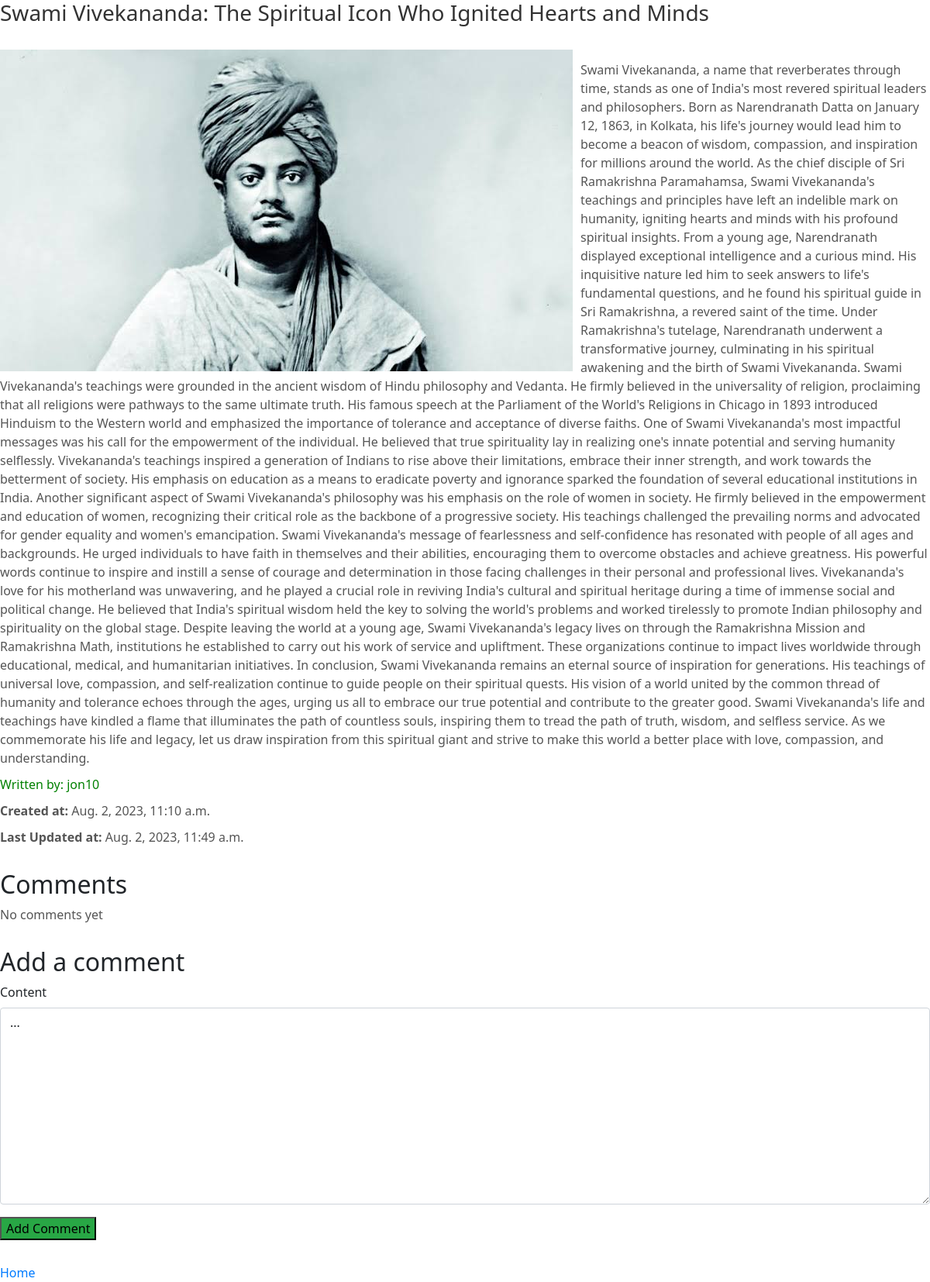
The page /blogs/13/ (signed in) on the database its author committed.
### app/models.py (models this page shows, shortened)
class Blog(models.Model):
    title = models.CharField(max_length=100)
    content = models.TextField()
    owner = models.ForeignKey(settings.AUTH_USER_MODEL, on_delete=models.CASCADE)
    created_at = models.DateTimeField(auto_now_add=True)
    last_updated = models.DateTimeField(auto_now=True)
    image = models.ImageField(upload_to='blog_images/', blank=True, null=True)

class CustomUser(AbstractUser):
    pass

### app/views.py (the view)
# urls.py: path('blogs/<int:pk>/', BlogDetailView.as_view(), name = 'blog_detail'),
class BlogDetailView(LoginRequiredMixin,DetailView):
    model = Blog
    template_name = 'app/blog_detail.html'
    context_object_name = 'blog'
    pk_url_kwarg = 'pk'
    login_url = '/login/'
    def get_context_data(self, **kwargs):
        context = super().get_context_data(**kwargs)
        blog = context['blog']
        context['comments'] = Comment.objects.filter(blog = blog)
        context['comment_form'] = CommentForm()
        return context

### app/forms.py
class CommentForm(forms.ModelForm):
    class Meta:
        model = Comment
        fields = ['content']
    def __init__(self, *args, **kwargs):
        super().__init__(*args, **kwargs)
        self.fields['content'].required = False

### app/templates/app/blog_detail.html (shortened to what this page needs)
{% extends 'app/base.html' %}
{% block content %}
{% load crispy_forms_tags %}
<h1>{{ blog.title }}</h1>
{% if blog.image %}
    <img src="{{ blog.image.url }}" alt="{{ blog.title }}">
{% endif %}
<br>
<p>{{ blog.content }}</p>
<p style="color: green;">Written by: {{ blog.owner.username }}</p>
<p><strong>Created at:</strong> {{ blog.created_at }}</p>
<p><strong>Last Updated at:</strong> {{ blog.last_updated }}</p>
<div class="comment-section">
    <h2>Comments</h2>
    {% for comment in comments %}
        <div class="comment">
            <p class="comment-content">{{ comment.content }}</p>
            <p class="comment-info">
                <strong>{{ comment.user.username }}</strong> - {{ comment.created_at }}
            </p>
            {% if comment.user == request.user %}
                <a href="{% url 'edit_comment' pk=comment.pk %}">Edit</a>
                <form method="post" action="{% url 'delete_comment' pk=comment.pk %}">
                    {% csrf_token %}
                    <button type="submit">Delete</button>
                </form>
            {% endif %}
        </div>
    {% empty %}
        <p>No comments yet</p>
    {% endfor %}
</div>
<div class="add-comment-section">
    <h2>Add a comment</h2>
    <form method="post" enctype="multipart/form-data" action="{% url 'add_comment' pk=blog.pk %}">
        {{ comment_form|crispy }}
        <button type="submit">Add Comment</button>
    </form>
</div>
<div class="home-link">
    <a href="{% url 'blog_list' %}">Home</a>
</div>
{% endblock %}

### app/templates/app/blog_detail.html (style rules this page uses)
h1 { color: #333; font-size: 28px; margin-bottom: 20px; }
img { float: left; margin-right: 10px; margin-top: 10px; margin-bottom: 0; }
p { color: #555; font-size: 16px; margin-bottom: 10px; }
.comment-section { margin-top: 30px; }
.add-comment-section { margin-top: 30px; }
.add-comment-section button { background-color: #28a745; }
.home-link { display: block; margin-top: 30px; }
.home-link a { color: #007bff; text-decoration: none; }

### rows shown on the page
Blog: image (picture), content "Swami Vivekananda, a name that reverberates through time, stands as one of India's most revered spiritual leaders and philosophers. Born as Narendranath Datta on January 12, 1863, in Kolkata, his life's journey would lead him to become a beacon of wisdom, compassion, and inspiration for millions around the world. As the chief disciple of Sri Ramakrishna Paramahamsa, Swami Vivekananda's teachings and principles have left an indelible mark on humanity, igniting hearts and minds with his profound spiritual insights. From a young age, Narendranath displayed exceptional intelligence and a curious mind. His inquisitive nature led him to seek answers to life's fundamental questions, and he found…", owner.username "jon10", created_at "Aug. 2, 2023, 11:10 a.m.", last_updated "Aug. 2, 2023, 11:49 a.m."
